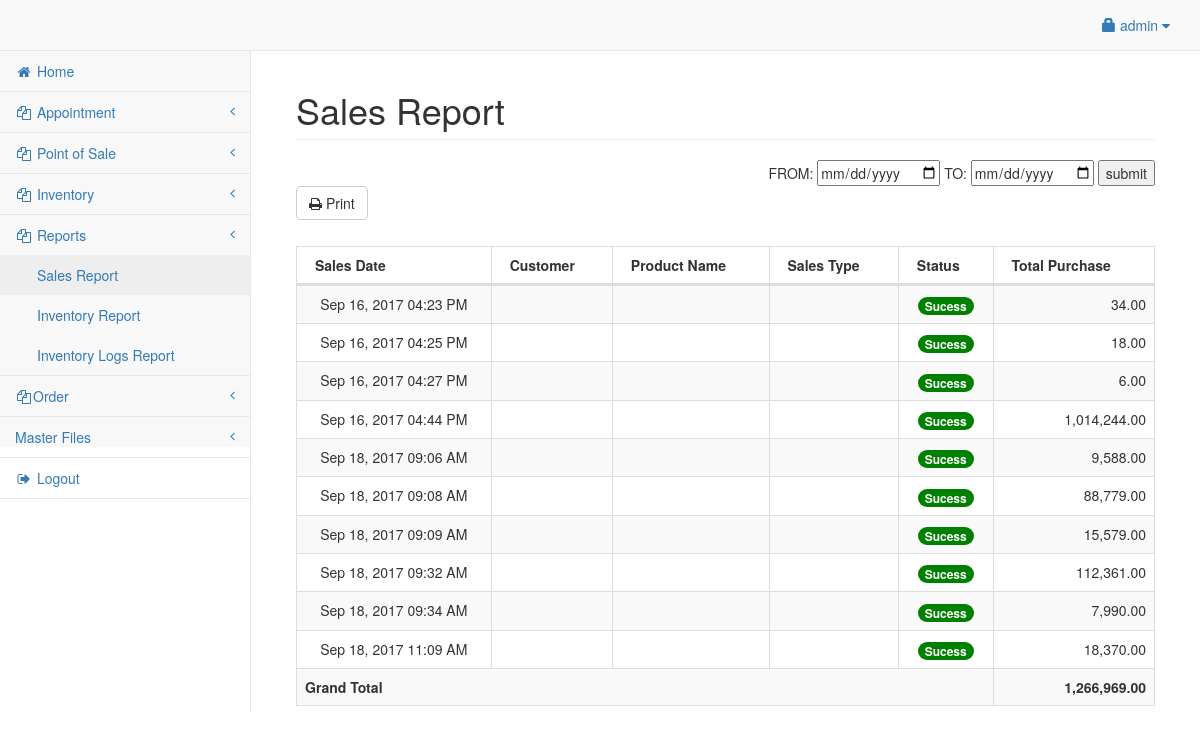
/admin/sales.php (signed in), run on an earlier commit of the app's database.
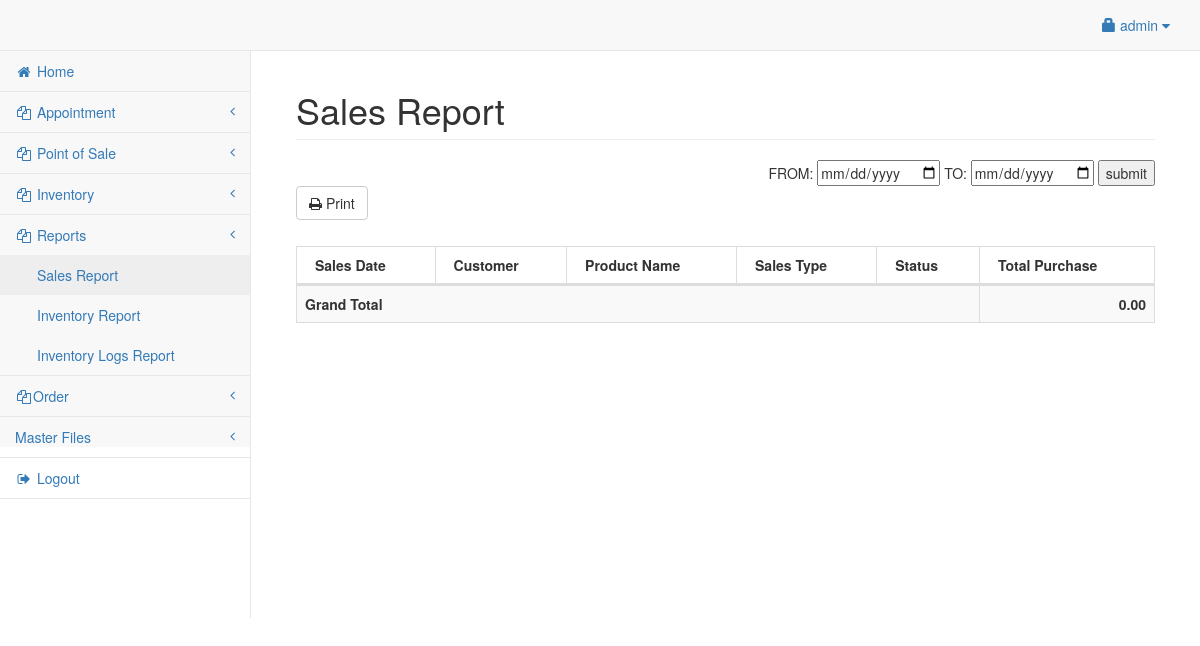
And on a later commit of the database.
### tables this page shows
CREATE TABLE `sales` (
  `salesid` int(11) NOT NULL,
  `cartid` int(10) NOT NULL,
  `customer_name` varchar(100) NOT NULL,
  `sales_total` double NOT NULL,
  `sales_date` datetime NOT NULL,
  `sales_type` varchar(250) NOT NULL,
  `product_name` varchar(250) NOT NULL,
  `status` varchar(10) NOT NULL
);

### admin/sales.php (the view, shortened to what this page needs)
<?php include('header.php'); ?>
<body>
	<div id="wrapper">
		<?php include('navbar.php'); ?>
		<div style="height:50px;"></div>
		<div id="page-wrapper">
			<div class="container-fluid">
				<?php $to = date("Y-m-d");
				$total = 0;
				?>
				<div class="row">
					<div class="col-lg-12">
						<h1 class="page-header">Sales Report</h1>
						<div align="right">
							<form method="POST">
								<span>FROM: </span>
								<input type="date" name="from">
								<span>TO: </span>
								<input type="date" name="to">
								<input type="submit" name="Submit1" value="submit" />
							</form>
						</div>
						<button class="btn btn-default" id="print">
							<i class="fa fa-print"></i> Print
						</button></a>
					</div>
				</div>
				<br>
				<div class="row">
					<div class="col-lg-12">
						<table width="100%" class="table table-striped table-bordered table-hover" id="salesTable">
							<thead>
								<tr>
									<th>Sales Date</th>
									<th>Customer</th>
									<th>Product Name</th>
									<th>Sales Type</th>
									<th>Status</th>
									<th>Total Purchase</th>
								</tr>
							</thead>
							<tbody>
								<?php
								if (isset($_POST["Submit1"])) {
									$from = $_POST['from'];
									$to = $_POST['to'];
									$iq = mysqli_query($conn, "SELECT * FROM sales  WHERE DATE(sales_date) BETWEEN '$from' AND '$to' ORDER by sales_date asc");
									while ($sqrow = mysqli_fetch_array($iq)) {
								?>
										<tr>
											<td class="hidden"></td>
											<td>
												<center><?php echo date('M d, Y h:i A', strtotime($sqrow['sales_date'])); ?></center>
											</td>
											<td>
												<center><?php echo $sqrow['customer_name']; ?></center>
											</td>
											<td>
												<center>
													<?php echo $sqrow['product_name']; ?></center>
											</td>
											<td>
												<center>
													<?php echo $sqrow['sales_type']; ?></center>
											</td>
											<td align="right"><?php echo number_format($sqrow['sales_total'], 2);
																$total += $sqrow['sales_total']; ?></td>
										</tr>
									<?php	} ?>
									<tr>
										<td colspan="4"><strong>Grand Total</strong></span></td>
										<td><strong><span class="pull-right"><?php echo number_format($total, 2) ?></span><strong></td>
									</tr>
									<?php
								} else {
									$sq = mysqli_query($conn, "SELECT * FROM sales  ORDER by sales_date asc");
									while ($sqrow = mysqli_fetch_array($sq)) {
									?>
										<tr>
											<td>
												<center><?php echo date('M d, Y h:i A', strtotime($sqrow['sales_date'])); ?></center>
											</td>
											<td>
											</td>
											<td>
											</td>
											<td>
											</td>
											<td>
												<center> <?php if ($sqrow['status'] == 'Voided') { ?>
														<span class='badge badge-pill' style='background:red'><?php echo $sqrow['status']; ?></span>
												</center>
											</td>
										<?php   } else { ?>
											<span class='badge badge-pill' style='background:green'><?php echo 'Sucess' ?></span></center>
											</td>
										<?php     } ?>
										<td align="right"><?php echo number_format($sqrow['sales_total'], 2);
															$total += $sqrow['sales_total']; ?></td>
										</tr>
									<?php
									}
									?>
									<tr>
										<td colspan="5"><strong>Grand Total</strong></span></td>
										<td><strong><span class="pull-right"><?php echo number_format($total, 2) ?></span><strong></td>
									</tr>
								<?php
								}
								?>
							</tbody>
						</table>
					</div>
				</div>
			</div>
		</div>
	</div>
</body>
</html>

What changed in the data, as far as the page shows it:
removed sales: sales_date "Sep 16, 2017 04:23 PM", shows "Sucess", sales_total "34.00"
removed sales: sales_date "Sep 16, 2017 04:25 PM", shows "Sucess", sales_total "18.00"
removed sales: sales_date "Sep 16, 2017 04:27 PM", shows "Sucess", sales_total "6.00"
removed sales: sales_date "Sep 16, 2017 04:44 PM", shows "Sucess", sales_total "1,014,244.00"
removed sales: sales_date "Sep 18, 2017 09:06 AM", shows "Sucess", sales_total "9,588.00"
removed sales: sales_date "Sep 18, 2017 09:08 AM", shows "Sucess", sales_total "88,779.00"
removed sales: sales_date "Sep 18, 2017 09:09 AM", shows "Sucess", sales_total "15,579.00"
removed sales: sales_date "Sep 18, 2017 09:32 AM", shows "Sucess", sales_total "112,361.00"
removed sales: sales_date "Sep 18, 2017 09:34 AM", shows "Sucess", sales_total "7,990.00"
removed sales: sales_date "Sep 18, 2017 11:09 AM", shows "Sucess", sales_total "18,370.00"
Also different on the page:
$total: "1,266,969.00" → "0.00"
